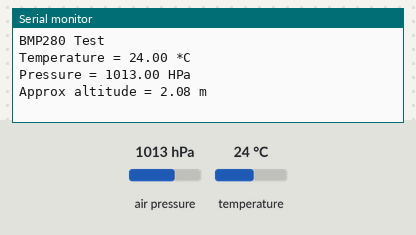
Bench run of a sketch on a simulated Arduino Uno, built with avr-gcc and run on an emulated ATmega328P. Shown: the last lines printed to the serial monitor. Inputs (shaded band) come from the test bench; at power-on: air pressure 1013 hPa, temperature 24 °C.

Above: at 1.2 s.
1.3 s: air pressure set to 952 hPa
At 2.8 s:
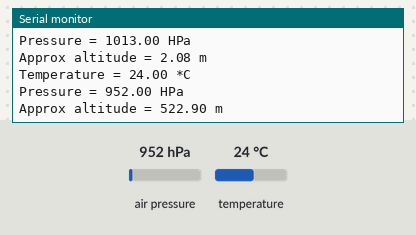
3.6 s: temperature set to 12 °C
At 4.6 s:
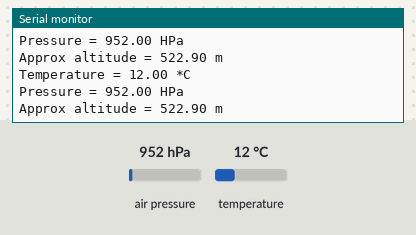
5.9 s: air pressure set to 975 hPa
At 7.5 s:
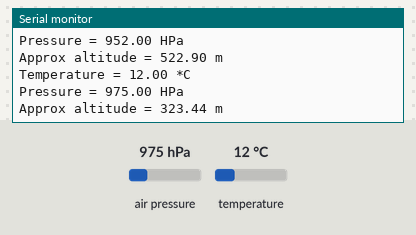
Timing chart, 0 to 9.0 s (numbered marks = the images above; inputs shaded):
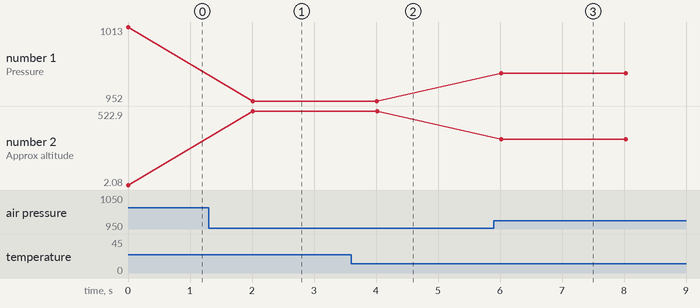

Measured:
- after the input at 1.3 s, the serial monitor: prints a new line after 0.71 s (image 1)
- after the input at 3.6 s, the serial monitor: prints a new line after 0.41 s (image 2)
- after the input at 5.9 s, the serial monitor: prints a new line after 0.12 s (image 3)
- plotted number 1: 1013 → 952 after the input at 1.3 s, 952 → 975 after the input at 5.9 s
- plotted number 2: 2.08 → 522.9 after the input at 1.3 s, 522.9 → 323.44 after the input at 5.9 s

The sketch:

1.ino
```cpp
/*theoryCIRCUIT*/
#include <Wire.h>
#include <Adafruit_BMP280.h>

Adafruit_BMP280 bmp; // I2C interface

void setup() {
  Serial.begin(115200);
  Serial.println(F("BMP280 Test"));

  // Initialize BMP280
  if (!bmp.begin(0x77)) { // Default I2C address is 0x76
    Serial.println(F("Could not find a valid BMP280 sensor, check wiring!"));
    while (1);
  }

  // Configure BMP280 settings
  bmp.setSampling(Adafruit_BMP280::MODE_NORMAL,     // Operating mode
                  Adafruit_BMP280::SAMPLING_X2,     // Temperature oversampling
                  Adafruit_BMP280::SAMPLING_X16,    // Pressure oversampling
                  Adafruit_BMP280::FILTER_X16,      // Filtering
                  Adafruit_BMP280::STANDBY_MS_500); // Standby time
}

void loop() {
  // Read temperature (°C)
  Serial.print(F("Temperature = "));
  Serial.print(bmp.readTemperature());
  Serial.println(" *C");

  // Read pressure (Pa)
  Serial.print(F("Pressure = "));
  Serial.print(bmp.readPressure()/100);
  Serial.println(" HPa");

  // Read altitude (meters, adjust sea-level pressure as needed)
  Serial.print(F("Approx altitude = "));
  Serial.print(bmp.readAltitude(1013.25)); // Standard sea-level pressure
  Serial.println(" m");

  Serial.println();
  delay(2000); // Wait 2 seconds before next reading
}
```
